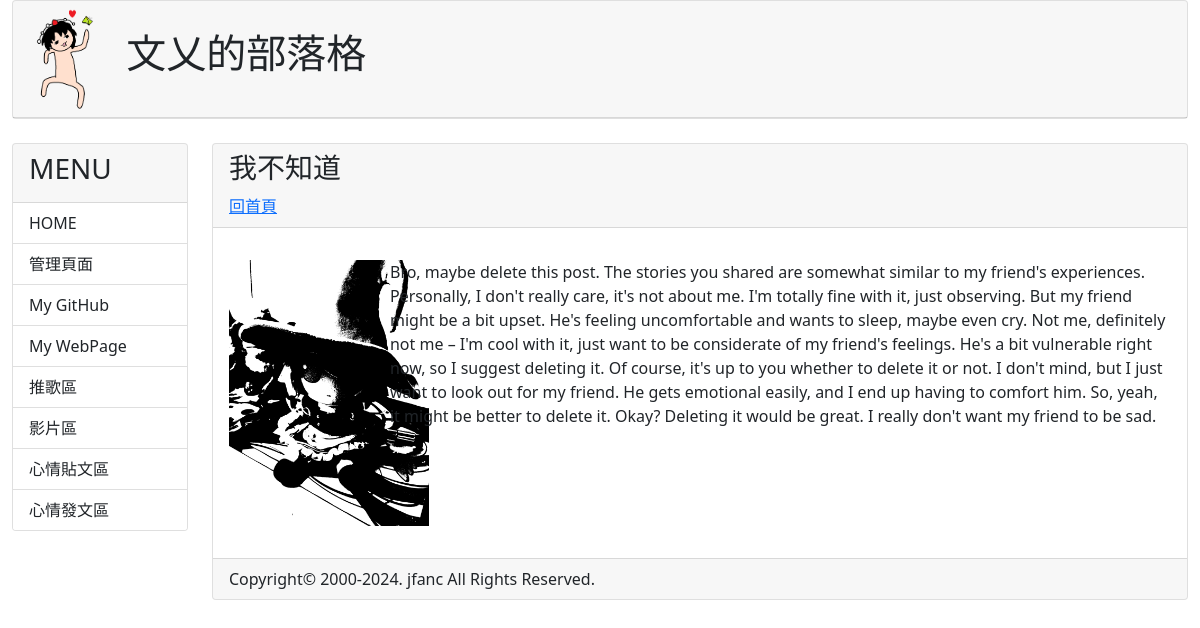
The page /post/006/ on the database its author committed.
### mainsite/models.py (models this page shows, shortened)
class Post(models.Model):
    title = models.CharField(max_length=200)
    slug = models.CharField(max_length=200)
    abstract = models.IntegerField(
        verbose_name='abstract',
        default=20,
        validators=[MinValueValidator(0)]
    )
    body = models.TextField()
    pic = models.ImageField(upload_to='images/',default='',blank=True)
    pub_date = models.DateTimeField(default=timezone.now)
    class Meta:
        ordering = ('-pub_date',)

### mainsite/views.py (the view)
# urls.py: path('post/<slug:slug>/',views.showpost),
def showpost(request,slug):
    template = get_template('post.html')
    try:
        post = Post.objects.get(slug=slug)
        if post != None:
            html = template.render(locals())
            return HttpResponse(html)
    except:
        return redirect('/')

### templates/post.html (shortened to what this page needs)
{% extends 'base.html' %}
{% load markdown_deux_tags %}
{% block headmessage %}
    <h3 style="font-family: 標楷體;"> {{ post.title }} </h3>
    <a style="font-family: 標楷體;" href="/">回首頁</a>
{% endblock %}
{% block content %}
        <p style="font-family: 標楷體; font-size: 12pt; letter-spacing: 2pt ;">
            <div class="row">
                {% if post.pic %}
                    <div class="col-md-2 col-sm-2">
                        <img src="{{ post.pic.url }}" width="200">
                    </div>
                {% endif %}
                <div class="col-md-10 col-sm-2">
                    {{ post.body| markdown | linebreaksbr}}
                </div>
            </div>
        </p>
{% endblock %}

### rows shown on the page
Post: title "我不知道", pic (picture), body "Bro, maybe delete this post. The stories you shared are somewhat similar to my friend's experiences. Personally, I don't really care, it's not about me. I'm totally fine with it, just observing. But my friend might be a bit upset. He's feeling uncomfortable and wants to sleep, maybe even cry. Not me, definitely not me – I'm cool with it, just want to be considerate of my friend's feelings. He's a bit vulnerable right now, so I suggest deleting it. Of course, it's up to you whether to delete it or not. I don't mind, but I just want to look out for my friend. He gets emotional easily, and I end up having to comfort him. So, yeah, it might be better to delete it. Okay? Deleting it would be…"
